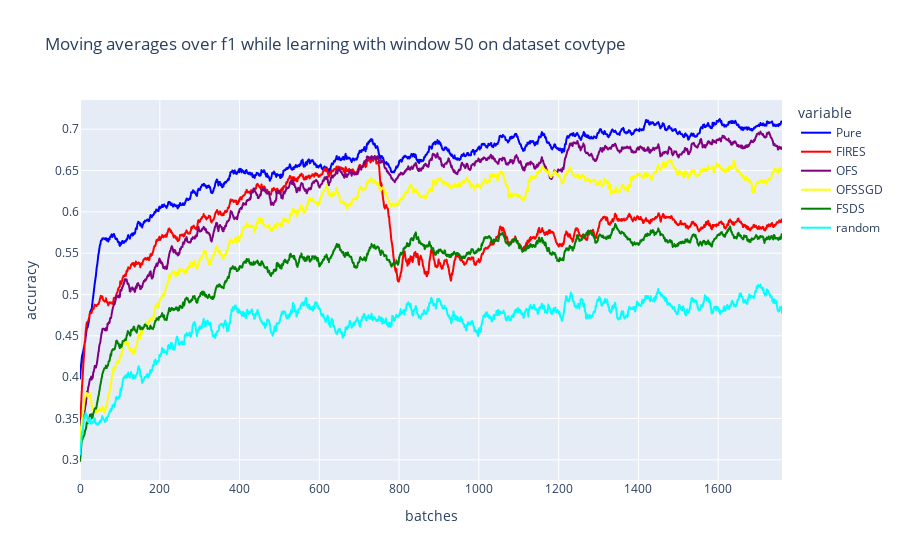

Write notebook code for a chart like this one.
### Code cell
#moving averages
title = "Moving averages over f1 while learning with window {} on dataset {}".format(n_window, dataset_name)
col_names = ["Pure","FIRES", "OFS", "OFSSGD", "FSDS", "random"]
d = {"Pure":pure_f1, "FIRES":fires_f1, "OFS":ofs_f1, 
"OFSSGD":ofssgd_f1, "FSDS":fsds_f1, "random":random_f1}
df = pd.DataFrame(d, columns=col_names)
fig = px.line(df, y=col_names, title=title, labels={"index":"batches", "value":"accuracy"}, color_discrete_map={"Pure":"blue",'FIRES': 'red', 
                                                   'FSDS': 'green', 'OFS': 'purple', "OFSSGD":"yellow", "random":"cyan"})
fig.write_image("{}/f1.{}".format(folder, export_type))
fig.show()

### Figure 1 — Plotly figure (JSON) as saved in the notebook; plotly's stock layout.template omitted (floating-point values rounded to 4 significant figures; data arrays with more than 128 entries replaced by an {"elided": "..."} marker saying what was removed)
{"data": [{"hovertemplate": "variable=Pure<br>batches=%{x}<br>accuracy=%{y}<extra></extra>", "legendgroup": "Pure", "line": {"color": "blue", "dash": "solid"}, "mode": "lines", "name": "Pure", "showlegend": true, "type": "scattergl", "x": {"elided": "1761 int values"}, "xaxis": "x", "y": {"elided": "1761 float values"}, "yaxis": "y"}, {"hovertemplate": "variable=FIRES<br>batches=%{x}<br>accuracy=%{y}<extra></extra>", "legendgroup": "FIRES", "line": {"color": "red", "dash": "solid"}, "mode": "lines", "name": "FIRES", "showlegend": true, "type": "scattergl", "x": {"elided": "1761 int values"}, "xaxis": "x", "y": {"elided": "1761 float values"}, "yaxis": "y"}, {"hovertemplate": "variable=OFS<br>batches=%{x}<br>accuracy=%{y}<extra></extra>", "legendgroup": "OFS", "line": {"color": "purple", "dash": "solid"}, "mode": "lines", "name": "OFS", "showlegend": true, "type": "scattergl", "x": {"elided": "1761 int values"}, "xaxis": "x", "y": {"elided": "1761 float values"}, "yaxis": "y"}, {"hovertemplate": "variable=OFSSGD<br>batches=%{x}<br>accuracy=%{y}<extra></extra>", "legendgroup": "OFSSGD", "line": {"color": "yellow", "dash": "solid"}, "mode": "lines", "name": "OFSSGD", "showlegend": true, "type": "scattergl", "x": {"elided": "1761 int values"}, "xaxis": "x", "y": {"elided": "1761 float values"}, "yaxis": "y"}, {"hovertemplate": "variable=FSDS<br>batches=%{x}<br>accuracy=%{y}<extra></extra>", "legendgroup": "FSDS", "line": {"color": "green", "dash": "solid"}, "mode": "lines", "name": "FSDS", "showlegend": true, "type": "scattergl", "x": {"elided": "1761 int values"}, "xaxis": "x", "y": {"elided": "1761 float values"}, "yaxis": "y"}, {"hovertemplate": "variable=random<br>batches=%{x}<br>accuracy=%{y}<extra></extra>", "legendgroup": "random", "line": {"color": "cyan", "dash": "solid"}, "mode": "lines", "name": "random", "showlegend": true, "type": "scattergl", "x": {"elided": "1761 int values"}, "xaxis": "x", "y": {"elided": "1761 float values"}, "yaxis": "y"}], "layout": {"legend": {"title": {"text": "variable"}, "tracegroupgap": 0}, "title": {"text": "Moving averages over f1 while learning with window 50 on dataset covtype"}, "xaxis": {"anchor": "y", "domain": [0, 1], "title": {"text": "batches"}}, "yaxis": {"anchor": "x", "domain": [0, 1], "title": {"text": "accuracy"}}}}
